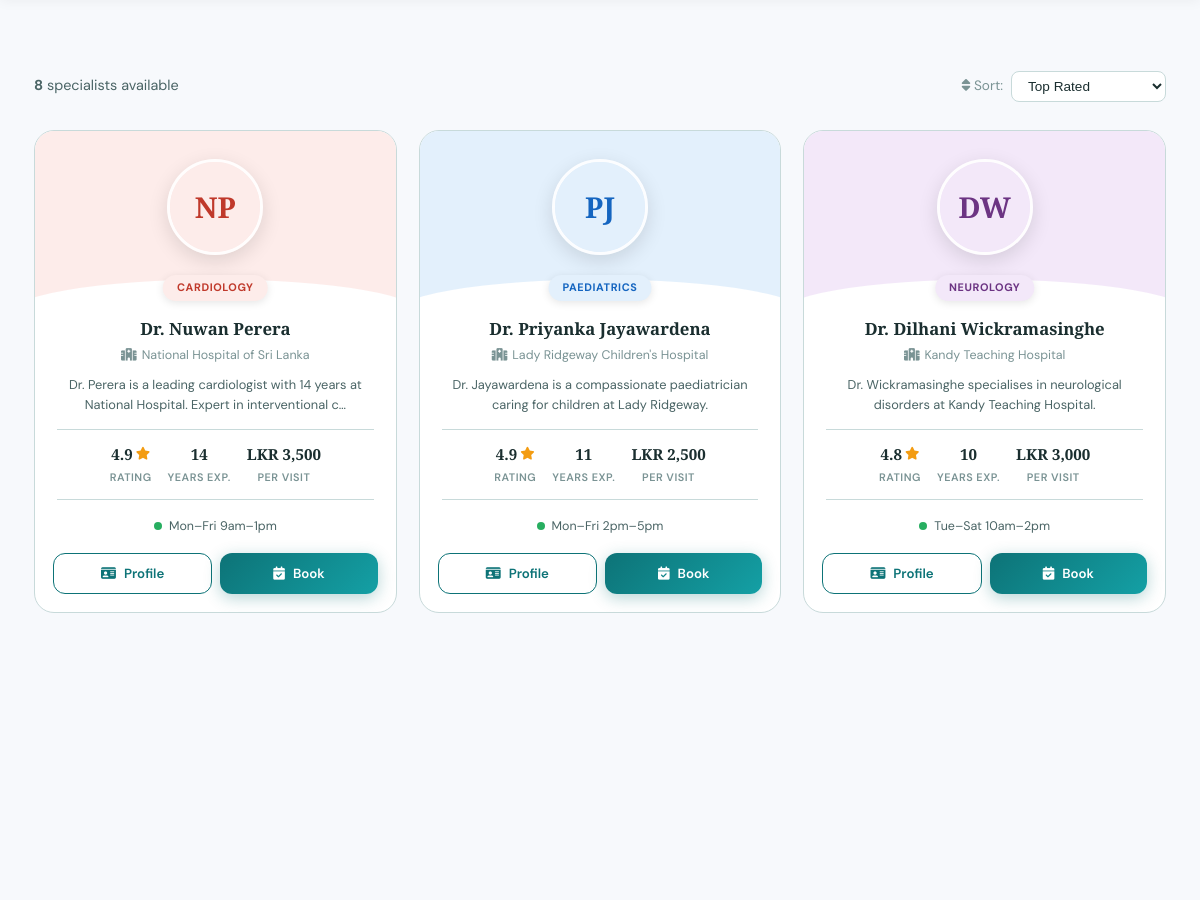
Before: /doctors.php (middle part) with the older database file.
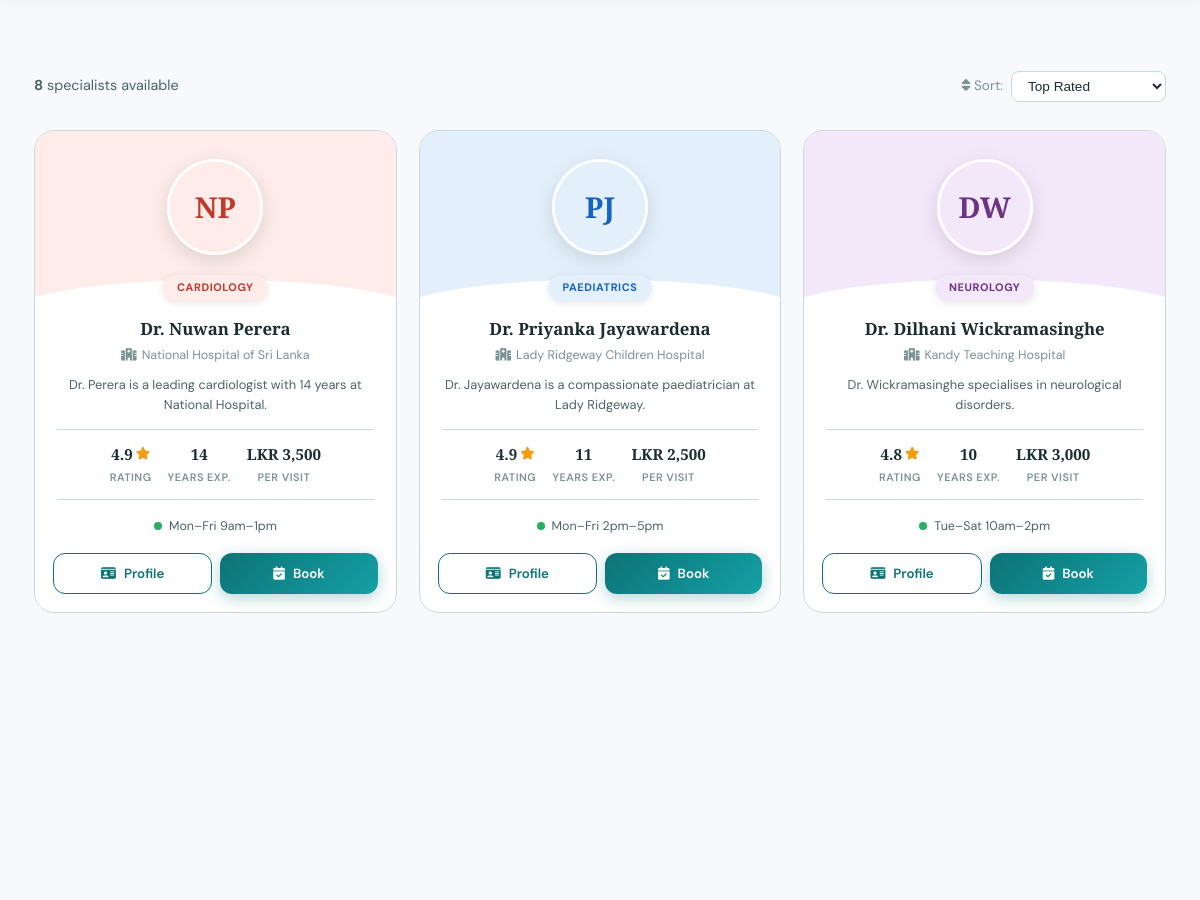
After: the same page with the newer database file.
### tables this page shows
CREATE TABLE IF NOT EXISTS doctors (
    id                  INT UNSIGNED AUTO_INCREMENT PRIMARY KEY,
    user_id             INT UNSIGNED NOT NULL UNIQUE,
    specialization      VARCHAR(120) NOT NULL,
    qualification       VARCHAR(255),
    hospital            VARCHAR(180),
    location            VARCHAR(180),
    consultation_fee    DECIMAL(10,2) NOT NULL DEFAULT 1500.00,
    experience_years    TINYINT UNSIGNED DEFAULT 0,
    rating              DECIMAL(3,2) DEFAULT 4.00,
    availability        VARCHAR(255),
    bio                 TEXT,
    created_at          TIMESTAMP DEFAULT CURRENT_TIMESTAMP,
    FOREIGN KEY (user_id) REFERENCES users(id) ON DELETE CASCADE
);

CREATE TABLE IF NOT EXISTS users (
    id              INT UNSIGNED AUTO_INCREMENT PRIMARY KEY,
    first_name      VARCHAR(80)  NOT NULL,
    last_name       VARCHAR(80)  NOT NULL,
    email           VARCHAR(180) NOT NULL UNIQUE,
    password_hash   VARCHAR(255) NOT NULL,
    role            ENUM('patient','doctor','admin') NOT NULL DEFAULT 'patient',
    phone           VARCHAR(20),
    address         VARCHAR(255),
    city            VARCHAR(100),
    created_at      TIMESTAMP DEFAULT CURRENT_TIMESTAMP,
    updated_at      TIMESTAMP DEFAULT CURRENT_TIMESTAMP ON UPDATE CURRENT_TIMESTAMP
);

### doctors.php (the view, shortened to what the changed rows need)
<?php
include 'header.php';
$sortBy     = $_GET['sort'] ?? 'rating';
$page       = max(1, (int)($_GET['page'] ?? 1));
$perPage    = 12;
$offset     = ($page - 1) * $perPage;
$allowed_sort = ['rating' => 'd.rating DESC', 'fee_asc' => 'd.consultation_fee ASC', 'fee_desc' => 'd.consultation_fee DESC', 'experience' => 'd.experience_years DESC'];
$orderBy = $allowed_sort[$sortBy] ?? 'd.rating DESC';
$whereArr = ['1=1'];
$params   = [];
$types    = '';
$where = 'WHERE ' . implode(' AND ', $whereArr);
$sql = "SELECT d.id, u.first_name, u.last_name, d.specialization,
               d.consultation_fee, d.experience_years, d.rating,
               d.hospital, d.location, d.bio, d.qualification, d.availability
        FROM doctors d
        JOIN users u ON u.id = d.user_id
        $where
        ORDER BY $orderBy
        LIMIT ? OFFSET ?";
$stmt = $conn->prepare($sql);
$allP = [...$params, $perPage, $offset];
$allT = $types . 'ii';
$stmt->bind_param($allT, ...$allP);
$stmt->execute();
$doctors = $stmt->get_result()->fetch_all(MYSQLI_ASSOC);
$specColours = [
    'Cardiology'           => ['#c0392b', '#fdecea'],
    'Neurology'            => ['#6c3483', '#f3e8f9'],
    'Paediatrics'          => ['#1565c0', '#e3f0fc'],
    'Pediatrics'           => ['#1565c0', '#e3f0fc'],
    'Dermatology'          => ['#b7950b', '#fef9e7'],
    'Orthopaedics'         => ['#1a5276', '#eaf2fc'],
    'Orthopedics'          => ['#1a5276', '#eaf2fc'],
    'General Practitioner' => ['#1e8449', '#e9f7ef'],
    'Gynaecology'          => ['#b03a8a', '#fce4f4'],
    'ENT'                  => ['#ca6f1e', '#fef3e2'],
    'Endocrinology'        => ['#1abc9c', '#e8faf5'],
    'Pulmonology'          => ['#2980b9', '#eaf4fb'],
    'Ophthalmology'        => ['#0d7373', '#e0f5f5'],
    'Oncology'             => ['#7d3c98', '#f4ecfa'],
];
?>
<section class="mp-section mp-section--light">
    <div class="container">
        <?php if (count($doctors) > 0): ?>
            <div class="doc-grid" id="doctorGrid">
                <?php foreach ($doctors as $i => $doc):
                    $spec     = htmlspecialchars($doc['specialization']);
                    $name     = htmlspecialchars($doc['first_name'] . ' ' . $doc['last_name']);
                    $initials = strtoupper(substr($doc['first_name'], 0, 1) . substr($doc['last_name'], 0, 1));
                    $colours  = $specColours[$doc['specialization']] ?? ['#0d7373', '#e0f5f5'];
                    $rating   = (float)$doc['rating'];
                    $exp      = (int)$doc['experience_years'];
                    $fee      = (float)$doc['consultation_fee'];
                    $hospital = htmlspecialchars($doc['hospital'] ?? '');
                    $avail    = htmlspecialchars($doc['availability'] ?? 'Mon – Fri');
                    $bioSnip  = $doc['bio'] ? mb_strimwidth(strip_tags($doc['bio']), 0, 100, '…') : '';
                ?>
                    <article class="doc-card mp-reveal" data-delay="<?= ($i % 4) * 60 ?>">
                        <div class="doc-card__header" style="--doc-color:<?= $colours[0] ?>;--doc-bg:<?= $colours[1] ?>">
                            <div class="doc-card__photo-wrap">
                                <div class="doc-card__initials" style="display:none;background:<?= $colours[1] ?>;color:<?= $colours[0] ?>">
                                    <?= $initials ?>
                                </div>
                            </div>
                            <div class="doc-card__spec-badge" style="background:<?= $colours[1] ?>;color:<?= $colours[0] ?>">
                                <?= $spec ?>
                            </div>
                        </div>
                        <div class="doc-card__body">
                            <h3 class="doc-card__name">Dr. <?= $name ?></h3>
                            <?php if ($hospital): ?>
                                <p class="doc-card__hospital">
                                    <i class="fas fa-hospital-alt"></i> <?= $hospital ?>
                                </p>
                            <?php endif; ?>
                            <?php if ($bioSnip): ?>
                                <p class="doc-card__bio"><?= htmlspecialchars($bioSnip) ?></p>
                            <?php endif; ?>
                            <div class="doc-card__stats">
                                <?php if ($rating > 0): ?>
                                    <div class="doc-card__stat">
                                        <div class="doc-card__stat-val doc-card__stat-val--star">
                                            <?= number_format($rating, 1) ?>
                                            <i class="fas fa-star"></i>
                                        </div>
                                        <div class="doc-card__stat-label">Rating</div>
                                    </div>
                                <?php endif; ?>
                                <?php if ($exp > 0): ?>
                                    <div class="doc-card__stat">
                                        <div class="doc-card__stat-val"><?= $exp ?></div>
                                        <div class="doc-card__stat-label">Years Exp.</div>
                                    </div>
                                <?php endif; ?>
                                <div class="doc-card__stat">
                                    <div class="doc-card__stat-val">LKR <?= number_format($fee, 0) ?></div>
                                    <div class="doc-card__stat-label">Per Visit</div>
                                </div>
                            </div>
                            <div class="doc-card__avail">
                                <span class="doc-card__avail-dot"></span>
                                <?= $avail ?>
                            </div>
                        </div>
                        <div class="doc-card__footer">
                            <a href="doctor_profile.php?id=<?= (int)$doc['id'] ?>" class="btn btn-outline-teal">
                                <i class="fas fa-id-card"></i> Profile
                            </a>
                            <a href="book_appointment.php?doctor_id=<?= (int)$doc['id'] ?>" class="btn btn-primary">
                                <i class="fas fa-calendar-check"></i> Book
                            </a>
                        </div>
                    </article>
                <?php endforeach; ?>
            </div>
        <?php endif; ?>
    </div>
</section>
<?php include 'footer.php'; ?>

Changed rows visible on the page:
changed doctors "National Hospital of Sri Lanka": bio "Dr. Perera is a leading cardiologist with 14 years at National Hospital. Expert in interventional c…" → "Dr. Perera is a leading cardiologist with 14 years at National Hospital."
changed doctors "Mon–Fri 2pm–5pm": hospital "Lady Ridgeway Children's Hospital" → "Lady Ridgeway Children Hospital"; bio "Dr. Jayawardena is a compassionate paediatrician caring for children at Lady Ridgeway." → "Dr. Jayawardena is a compassionate paediatrician at Lady Ridgeway."
changed doctors "Kandy Teaching Hospital": bio "Dr. Wickramasinghe specialises in neurological disorders at Kandy Teaching Hospital." → "Dr. Wickramasinghe specialises in neurological disorders."
